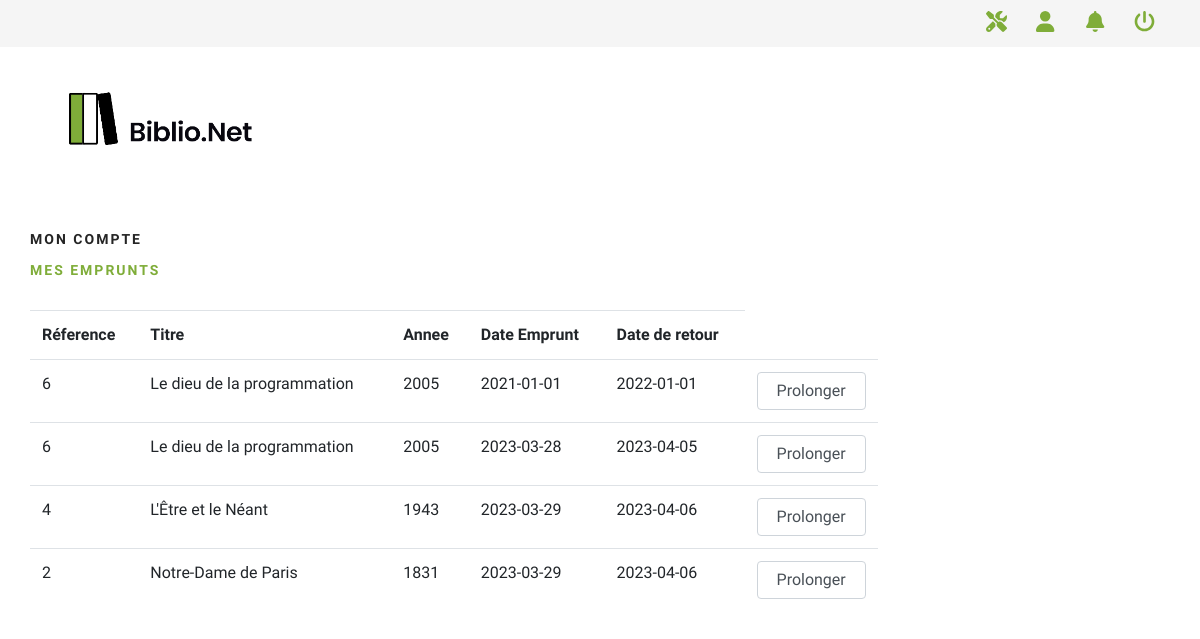
Before: /emprunt.php (signed in) with the older database file.
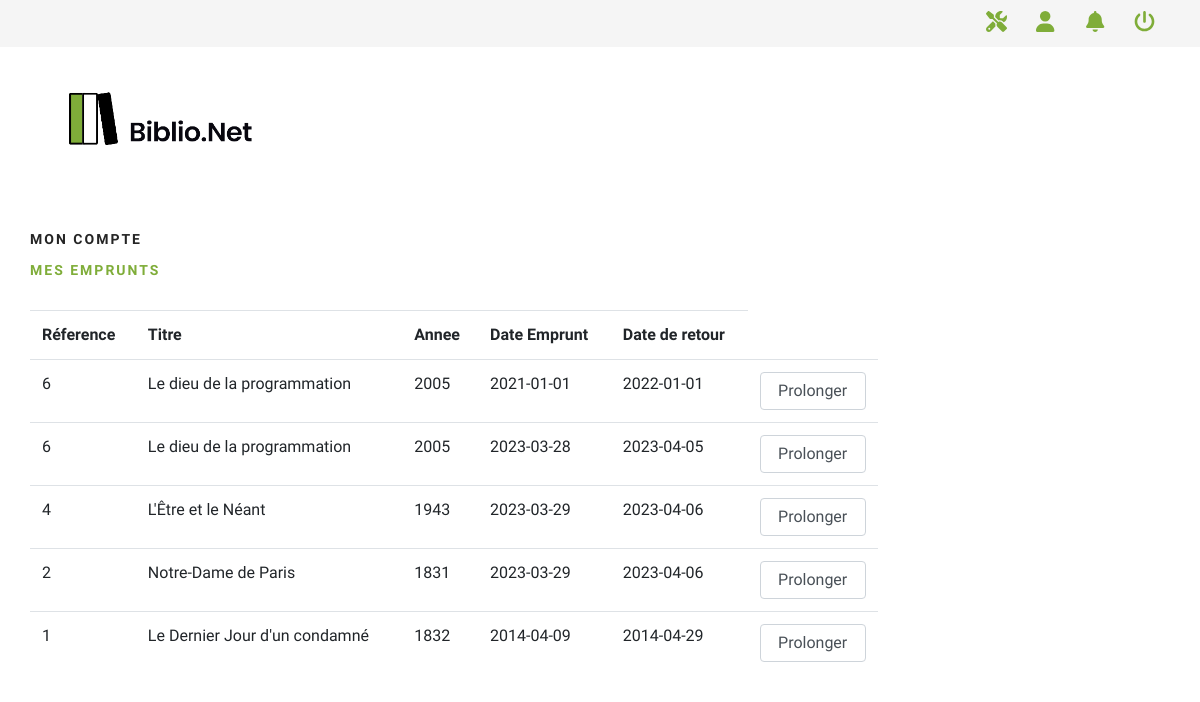
After: the same page with the newer database file.
### tables this page shows
CREATE TABLE IF NOT EXISTS `emprunt` (
  `id_emprunt` int NOT NULL AUTO_INCREMENT,
  `date` date NOT NULL,
  `delais` int NOT NULL,
  `ref_exemplaire` int NOT NULL,
  `ref_inscrit` int NOT NULL,
  PRIMARY KEY (`id_emprunt`),
  KEY `fk_emprunt_exemplaire` (`ref_exemplaire`),
  KEY `fk_emprunt_inscrit` (`ref_inscrit`)
);

CREATE TABLE IF NOT EXISTS `livre` (
  `id_livre` int NOT NULL AUTO_INCREMENT,
  `titre` varchar(50) NOT NULL,
  `annee` varchar(4) NOT NULL,
  `resume` text NOT NULL,
  `image` blob NOT NULL,
  PRIMARY KEY (`id_livre`)
);

### src/traitement/Inscrit.php (called while the page is built, shortened)
<?php
require_once __DIR__ . '/../bdd/bdd.php';
class Inscrit
{
    public function empruntUtilisateur($id_inscrit){
        $emprunt = array();
        $cobdd = new bdd("biblionet", "localhost", "", "root");
        $c = $cobdd->b->prepare("SELECT emprunt.*, livre.* FROM emprunt INNER JOIN exemplaire ON exemplaire.id_exemplaire = emprunt.ref_exemplaire INNER JOIN livre ON exemplaire.ref_livre = livre.id_livre WHERE emprunt.ref_inscrit = :id_inscrit;");
        $c->execute(array('id_inscrit' => $id_inscrit));
        while($data = $c->fetch()){
            $emprunt[]=$data;
        }
        return $emprunt;
    }
}

### src/bdd/bdd.php (called while the page is built, shortened)
<?php
class bdd
{
    public function __construct($nombdd, $host, $mdp, $username)
    {
        try {
            $this->b = new PDO('mysql:host=' . $this->host = $host . ';dbname=' . $this->nombdd = $nombdd . ';charset=utf8', $this->username = $username, $this->mdpbdd = $mdp);
        } catch (Exception $e) {
            die('Erreur : ' . $e->getMessage());
        }
    }
}
?>

### emprunt.php (the view, shortened to what this page needs)
<?php
include("src/vue/head.php");
require_once("src/traitement/Inscrit.php");
include("src/vue/header.php");
?>
<header class="header">
    <div class="container">
        <div class="row">
            <div class="col-lg-3">
                <div class="header__logo">
                    <a href="index.php">
                        <img src="assets/img/BiblioNet.png" alt="">
                    </a>
                </div>
                <nav class="header__menu">
                    <ul>
                        <li><a href="profil.php">Mon compte</a></li>
                        <li class="active"><a href="emprunt.php">Mes emprunts</a></li>
                    </ul>
                </nav>
            </div>
        </div>
    </div>
</header>
<div class="container">
    <div class="row">
        <div class="col-lg-9">
            <div class="tableau">
                <div class="panel panel-default">
                    <table class="table">
                        <tr>
                            <th>Réference</th>
                            <th>Titre</th>
                            <th>Annee</th>
                            <th>Date Emprunt</th>
                            <th>Date de retour</th>
                        </tr>
                        <?php
                        $inscrit = new Inscrit();
                        $resultat = $inscrit->empruntUtilisateur($_SESSION['id_inscrit']);
                        foreach ($resultat as $emprunt) {
                            $oldDate = $emprunt['date'];
                            $date_retour = date("Y-m-d", strtotime($oldDate.'+ '.$emprunt['delais'].' days'));
                            echo "<tr>" .
                                "<td>" . $emprunt['id_livre'] .
                                "</td><td>" . $emprunt['titre'] .
                                "</td><td>" . $emprunt['annee'] .
                                "</td><td>" . $emprunt['date'] .
                                "</td><td>" . $date_retour .
                                "</td><td>" . "<a href='emprunt.php?pro=$emprunt[id_emprunt]'><button class='form-control'>Prolonger</button></a>" .
                                "</td>" .
                                "</tr>";
                        }
                        ?>
                    </table>
                </div>
            </div>
        </div>
    </div>
</div>

### src/vue/head.php (shortened to what this page needs)
<!DOCTYPE html>
<html lang="fr">
<head>
    <link rel="stylesheet" href="assets/css/badger.css">
    <link rel="stylesheet" href="assets/css/bootstrap.min.css" type="text/css">
    <link rel="stylesheet" href="assets/css/font-awesome.min.css" type="text/css">
    <link rel="stylesheet" href="assets/css/elegant-icons.css" type="text/css">
    <link rel="stylesheet" href="assets/css/nice-select.css" type="text/css">
    <link rel="stylesheet" href="assets/css/jquery-ui.min.css" type="text/css">
    <link rel="stylesheet" href="assets/css/owl.carousel.min.css" type="text/css">
    <link rel="stylesheet" href="assets/css/slicknav.min.css" type="text/css">
    <link rel="stylesheet" href="assets/css/style.css" type="text/css">
</head>

### src/vue/header.php (shortened to what this page needs)
<div class="header__top">
    <div class="container">
        <div class="row">
            <div class="col-lg-6">
            </div>
            <div class="col-lg-6">
                <div class="header__top__right">
                    <div class="header__top__right__auth">
                        <?php
                        if (!$_SESSION['connecter']) {
                            ?>
                            <form method="post" action="">
                                <input type="text" name="email" placeholder="Adresse-mail" required/>
                                <input type="password" name="pwd" placeholder="Mot de Passe" required/>
                                <input type="submit" value="Se connecter"/>
                            </form>
                            <?php
                        } else {
                            ?>
                            <div class="container">
                                <div class="row">
                                    <div class="col-lg-3">
                                        <ul class="nav nav-pills">
                                            <li class="active"><a href="adminlogin.php"><i
                                                            class="fa-solid fa-screwdriver-wrench fa-xl"
                                                            style="color: #7fad39;"></i></a></li>
                                        </ul>
                                    </div>
                                    <div class="col-lg-3">
                                        <ul class="nav nav-pills">
                                            <li class="active"><a href="profil.php?d=true"><i
                                                            class="fa-solid fa-user fa-xl"
                                                            style="color: #7fad39;"></i></a></li>
                                        </ul>
                                    </div>
                                    <a href="notification.php" class="notification">
                                    <div class="col-lg-3">
                                        <ul class="nav nav-pills">
                                            <li class="active"><i
                                                            class="fa-solid fa-bell fa-xl" style="color: #7fad39;"></i>
                                        </ul>
                                    </div>
                                    <div class="col-lg-3">
                                        <ul class="nav nav-pills">
                                            <li class="active"><a href="index.php?d=true"><i
                                                            class="fa-solid fa-power-off fa-xl"
                                                            style="color: #7fad39;"></i>
                                        </ul>
                                    </div>
                                </div>
                            </div>
                            <?php
                        }
                        ?>
                    </div>
                </div>
            </div>
        </div>
    </div>
</div>

### assets/css/badger.css (style rules this page uses)
.notification { color: white; text-decoration: none; padding: 0px 0px; position: relative; display: inline-block; border-radius: 0px; }

### assets/css/style.css (style rules this page uses)
html, body { height: 100%; font-family: "Cairo", sans-serif; -webkit-font-smoothing: antialiased; font-smoothing: antialiased; }
img { max-width: 100%; }
ul, ol { padding: 0; margin: 0; }
.header__top { background: #f5f5f5; }
.header__top__right { text-align: right; padding: 10px 0 13px; }
.header__top__right__auth { display: inline-block; }
.header__top__right__auth a { display: block; font-size: 14px; color: #1c1c1c; }
.header__logo { padding: 15px 0; }
.header__logo a { display: inline-block; }
.header__menu { padding: 24px 0; }
.header__menu ul li { list-style: none; display: inline-block; margin-right: 50px; position: relative; }
.header__menu ul li.active a { color: #7fad39; }
.header__menu ul li:last-child { margin-right: 0; }
.header__menu ul li a { font-size: 14px; color: #252525; text-transform: uppercase; font-weight: 700; letter-spacing: 2px; -webkit-transition: all, 0.3s; -moz-transition: all, 0.3s; -ms-transition: all, 0.3s; -o-transition: all, 0.3s; transition: all, 0.3s; padding: 5px 0; display: block; }
@media only screen and (min-width: 1200px) { .container { max-width: 1170px; } }

Changed rows visible on the page:
added emprunt: livre.id_livre "1", livre.titre "Le Dernier Jour d'un condamné", livre.annee "1832", date "2014-04-09", date_retour "2014-04-29"
